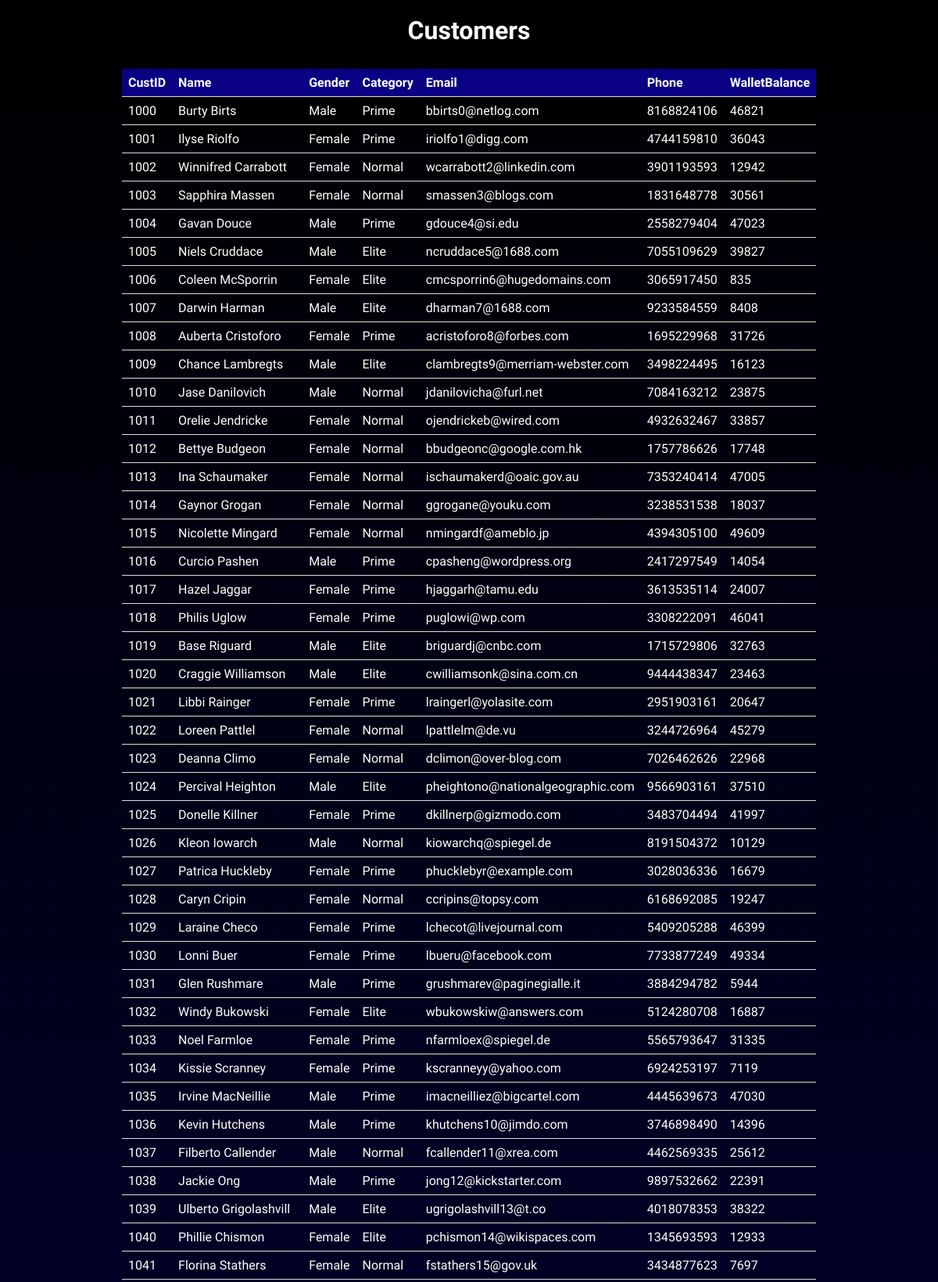
Screenshot of /html_files/tables/customers.php (upper part) with the database file from the repository.
### tables this page shows
CREATE TABLE IF NOT EXISTS Customers (
        CustID INT NOT NULL AUTO_INCREMENT,
        Name VARCHAR(50) NOT NULL,
        Gender ENUM('Male','Female') NOT NULL,
        Category ENUM('Normal','Prime','Elite') NOT NULL,
        Email VARCHAR(50),
        Phone CHAR(10),
        WalletBalance INT DEFAULT 0,
        PRIMARY KEY (CustID),
        CONSTRAINT BalCheck CHECK (WalletBalance >= 0)
    );

### html_files/tables/customers.php (the view, shortened to what this page needs)
<!DOCTYPE html>
<html>
<head>
    <link rel="stylesheet" href="../style.css">
</head>
<body>
    <h2>Customers</h2>
    <table>
        <tr>
            <th>CustID</th>
            <th>Name</th>
            <th>Gender</th>
            <th>Category</th>
            <th>Email</th>
            <th>Phone</th>
            <th>WalletBalance</th>
        </tr>
        <?php
            $servername = "localhost";
            $username = "root";
            $password = "root";
            $dbname = "bumper_bazaar";
            $conn = new mysqli($servername, $username, $password, $dbname);
            $sql = "SELECT * FROM customers";
            $result = $conn->query($sql);
            while ($row = $result->fetch_assoc()) {
                echo "<tr>";
                echo "<td>".$row['CustID']."</td>";
                echo "<td>".$row['Name']."</td>";
                echo "<td>".$row['Gender']."</td>";
                echo "<td>".$row['Category']."</td>";
                echo "<td>".$row['Email']."</td>";
                echo "<td>".$row['Phone']."</td>";
                echo "<td>".$row['WalletBalance']."</td>";
                echo "</tr>";
            }
        ?>
    </table>
</body>
</html>

### html_files/style.css (style rules this page uses)
* { margin: 10px; padding: 0; font-family: Ubuntu, Consolas; color: white; }
body { background: -webkit-linear-gradient(black, rgb(1, 1, 126)); background-size: cover; background-repeat: no-repeat; background-attachment: fixed; }
h2 { text-align: center; margin-bottom: 30px; font-size: 2rem; }
table { margin: auto; border-collapse: collapse; }
th, td { padding: 8px; text-align: left; border-bottom: 1px solid #ddd; }
th { background-color: #090083; }

### rows the page displays
customers: CustID "1000", Name "Burty Birts", Gender "Male", Category "Prime", Email "bbirts0@netlog.com", Phone "8168824106", WalletBalance "46821"
customers: CustID "1001", Name "Ilyse Riolfo", Gender "Female", Category "Prime", Email "iriolfo1@digg.com", Phone "4744159810", WalletBalance "36043"
customers: CustID "1002", Name "Winnifred Carrabott", Gender "Female", Category "Normal", Email "wcarrabott2@linkedin.com", Phone "3901193593", WalletBalance "12942"
customers: CustID "1003", Name "Sapphira Massen", Gender "Female", Category "Normal", Email "smassen3@blogs.com", Phone "1831648778", WalletBalance "30561"
customers: CustID "1004", Name "Gavan Douce", Gender "Male", Category "Prime", Email "gdouce4@si.edu", Phone "2558279404", WalletBalance "47023"
customers: CustID "1005", Name "Niels Cruddace", Gender "Male", Category "Elite", Email "ncruddace5@1688.com", Phone "7055109629", WalletBalance "39827"
customers: CustID "1006", Name "Coleen McSporrin", Gender "Female", Category "Elite", Email "cmcsporrin6@hugedomains.com", Phone "3065917450", WalletBalance "835"
customers: CustID "1007", Name "Darwin Harman", Gender "Male", Category "Elite", Email "dharman7@1688.com", Phone "9233584559", WalletBalance "8408"
customers: CustID "1008", Name "Auberta Cristoforo", Gender "Female", Category "Prime", Email "acristoforo8@forbes.com", Phone "1695229968", WalletBalance "31726"
customers: CustID "1009", Name "Chance Lambregts", Gender "Male", Category "Elite", Email "clambregts9@merriam-webster.com", Phone "3498224495", WalletBalance "16123"
customers: CustID "1010", Name "Jase Danilovich", Gender "Male", Category "Normal", Email "jdanilovicha@furl.net", Phone "7084163212", WalletBalance "23875"
customers: CustID "1011", Name "Orelie Jendricke", Gender "Female", Category "Normal", Email "ojendrickeb@wired.com", Phone "4932632467", WalletBalance "33857"
customers: CustID "1012", Name "Bettye Budgeon", Gender "Female", Category "Normal", Email "bbudgeonc@google.com.hk", Phone "1757786626", WalletBalance "17748"
customers: CustID "1013", Name "Ina Schaumaker", Gender "Female", Category "Normal", Email "ischaumakerd@oaic.gov.au", Phone "7353240414", WalletBalance "47005"
customers: CustID "1014", Name "Gaynor Grogan", Gender "Female", Category "Normal", Email "ggrogane@youku.com", Phone "3238531538", WalletBalance "18037"
customers: CustID "1015", Name "Nicolette Mingard", Gender "Female", Category "Normal", Email "nmingardf@ameblo.jp", Phone "4394305100", WalletBalance "49609"
customers: CustID "1016", Name "Curcio Pashen", Gender "Male", Category "Prime", Email "cpasheng@wordpress.org", Phone "2417297549", WalletBalance "14054"
customers: CustID "1017", Name "Hazel Jaggar", Gender "Female", Category "Prime", Email "hjaggarh@tamu.edu", Phone "3613535114", WalletBalance "24007"
customers: CustID "1018", Name "Philis Uglow", Gender "Female", Category "Prime", Email "puglowi@wp.com", Phone "3308222091", WalletBalance "46041"
customers: CustID "1019", Name "Base Riguard", Gender "Male", Category "Elite", Email "briguardj@cnbc.com", Phone "1715729806", WalletBalance "32763"
customers: CustID "1020", Name "Craggie Williamson", Gender "Male", Category "Elite", Email "cwilliamsonk@sina.com.cn", Phone "9444438347", WalletBalance "23463"
customers: CustID "1021", Name "Libbi Rainger", Gender "Female", Category "Prime", Email "lraingerl@yolasite.com", Phone "2951903161", WalletBalance "20647"
customers: CustID "1022", Name "Loreen Pattlel", Gender "Female", Category "Normal", Email "lpattlelm@de.vu", Phone "3244726964", WalletBalance "45279"
customers: CustID "1023", Name "Deanna Climo", Gender "Female", Category "Normal", Email "dclimon@over-blog.com", Phone "7026462626", WalletBalance "22968"
customers: CustID "1024", Name "Percival Heighton", Gender "Male", Category "Elite", Email "pheightono@nationalgeographic.com", Phone "9566903161", WalletBalance "37510"
customers: CustID "1025", Name "Donelle Killner", Gender "Female", Category "Prime", Email "dkillnerp@gizmodo.com", Phone "3483704494", WalletBalance "41997"
customers: CustID "1026", Name "Kleon Iowarch", Gender "Male", Category "Normal", Email "kiowarchq@spiegel.de", Phone "8191504372", WalletBalance "10129"
customers: CustID "1027", Name "Patrica Huckleby", Gender "Female", Category "Prime", Email "phucklebyr@example.com", Phone "3028036336", WalletBalance "16679"
customers: CustID "1028", Name "Caryn Cripin", Gender "Female", Category "Normal", Email "ccripins@topsy.com", Phone "6168692085", WalletBalance "19247"
customers: CustID "1029", Name "Laraine Checo", Gender "Female", Category "Prime", Email "lchecot@livejournal.com", Phone "5409205288", WalletBalance "46399"
customers: CustID "1030", Name "Lonni Buer", Gender "Female", Category "Prime", Email "lbueru@facebook.com", Phone "7733877249", WalletBalance "49334"
customers: CustID "1031", Name "Glen Rushmare", Gender "Male", Category "Prime", Email "grushmarev@paginegialle.it", Phone "3884294782", WalletBalance "5944"
customers: CustID "1032", Name "Windy Bukowski", Gender "Female", Category "Elite", Email "wbukowskiw@answers.com", Phone "5124280708", WalletBalance "16887"
customers: CustID "1033", Name "Noel Farmloe", Gender "Female", Category "Prime", Email "nfarmloex@spiegel.de", Phone "5565793647", WalletBalance "31335"
customers: CustID "1034", Name "Kissie Scranney", Gender "Female", Category "Prime", Email "kscranneyy@yahoo.com", Phone "6924253197", WalletBalance "7119"
customers: CustID "1035", Name "Irvine MacNeillie", Gender "Male", Category "Prime", Email "imacneilliez@bigcartel.com", Phone "4445639673", WalletBalance "47030"
customers: CustID "1036", Name "Kevin Hutchens", Gender "Male", Category "Prime", Email "khutchens10@jimdo.com", Phone "3746898490", WalletBalance "14396"
customers: CustID "1037", Name "Filberto Callender", Gender "Male", Category "Normal", Email "fcallender11@xrea.com", Phone "4462569335", WalletBalance "25612"
customers: CustID "1038", Name "Jackie Ong", Gender "Male", Category "Prime", Email "jong12@kickstarter.com", Phone "9897532662", WalletBalance "22391"
customers: CustID "1039", Name "Ulberto Grigolashvill", Gender "Male", Category "Elite", Email "ugrigolashvill13@t.co", Phone "4018078353", WalletBalance "38322"
customers: CustID "1040", Name "Phillie Chismon", Gender "Female", Category "Elite", Email "pchismon14@wikispaces.com", Phone "1345693593", WalletBalance "12933"
customers: CustID "1041", Name "Florina Stathers", Gender "Female", Category "Normal", Email "fstathers15@gov.uk", Phone "3434877623", WalletBalance "7697"
